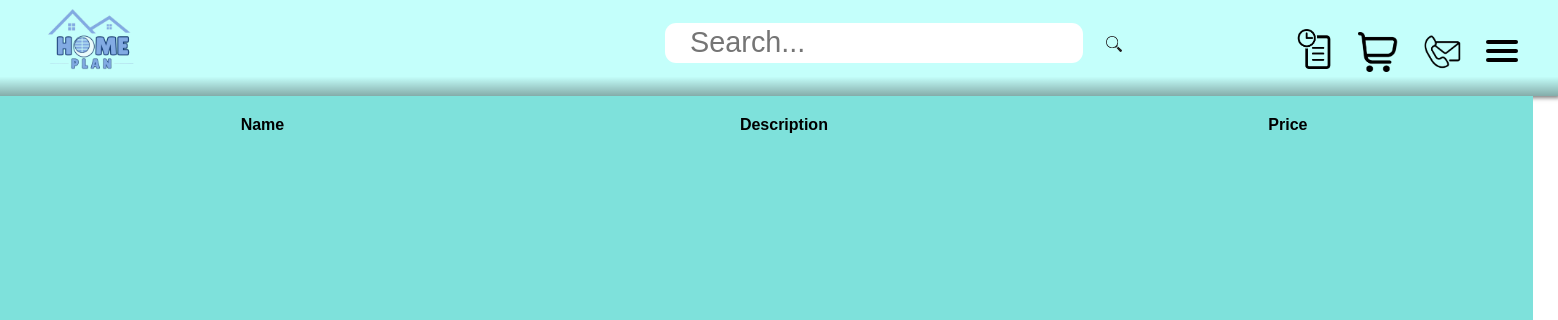
The page /Home.php on the database as committed earlier.
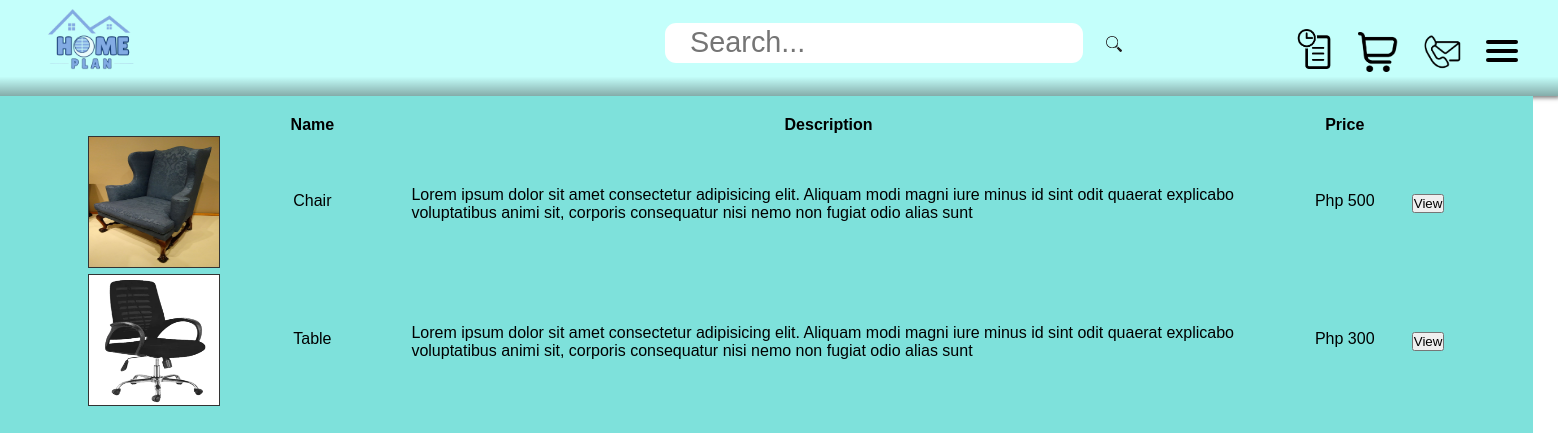
The same page on the database as committed later.
### tables this page shows
CREATE TABLE `product` (
  `ID` int(8) NOT NULL,
  `PROD_IMG` varchar(25) NOT NULL,
  `PROD_NAME` varchar(100) NOT NULL,
  `PROD_DESC` text NOT NULL,
  `PROD_PRICE` bigint(20) NOT NULL,
  `PROD_QUANTITY` int(11) NOT NULL
);

### Database.php (called while the page is built, shortened)
<?php
class db{
    function setconnection(){
        try{
            $this->connection=new PDO("mysql:host=localhost; dbname=cis2104_finalproject_db", "root", "");
        } catch(PDOException $e){
            echo "Error";
        }
    }
}
?>

### Data.php (called while the page is built, shortened)
<?php
include("Database.php");
class data extends db {
    function getSearchProd($userSearch){
        $q = "SELECT * FROM `product` WHERE `PROD_NAME` LIKE '%$userSearch%'";
        $USearch = $this->connection->query($q);
        return $USearch;
    }
}
?>

### Home.php (the view, shortened to what this page needs)
<?php
    include("Data.php");
    $userLoginID = $_SESSION["userid"] = $_GET["userlogid"];
?>
<!DOCTYPE html>
<html lang="en">
<head>
    <link rel="stylesheet" type="text/css" href="CSS_Files/Web_Style.css">
</head>
<body>
    <div class="display_head">
        <div class="logo">
            <?php
                $displays = "<a href='Home.php?userlogid=$userLoginID' class='logo-image'><img src='images/logo/logo.png' id='logo-image' ></a>";
                echo $displays;
            ?>
        </div>
        <div class="search-bar" >
            <form action="Home.php" method="GET" id="search-form">
                <input id="search" name="userSearch" class="search-text" type="text" placeholder="Search..." />
                <button id="search" class="search-button" type="submit"><img src="images/icons/search-icon.png" id="search-icon"></button>
            </form>
        </div>
        <div class="icons">
            <div class="record">
                <a href="Purchase-History.php?userid=<?php echo $userLoginID?>"><img src="images/icons/purchase_record-icon.png" class="user-icons" ></a>
            </div>
            <div class="chart">
                <a href="Chart.php?userid=<?php echo $userLoginID?>"><img src="images/icons/chart-icon.png" class="user-icons" ></a>
            </div>
            <div class="contact">
                <a href="ContactUs.php?userid=<?php echo $userLoginID?>"><img src="images/icons/contacts-icon.png" class="user-icons"></a>
            </div>
            <div>
                <nav role='navigation'>
                    <div id="menuToggle">
                        <span></span>
                        <span></span>
                        <span></span>
                    </div>
                </nav>
            </div>
        </div>
    </div>
    <?php
        $userSearch = "";
        $obj = new data;
        $obj->setconnection();
        $obj->getSearchProd($userSearch);
        $returnObj = $obj->getSearchProd($userSearch);
        $tableSearch = "<table class='prod-listDisplay'>
            <tr>
                <th></th>
                <th>Name</th>
                <th>Description</th>
                <th>Price</th>
                <th></th>
            </tr>";
            foreach($returnObj as $row){
                $tableSearch.="<tr>";
                $tableSearch.="<td class='td_img_lenght' ><img src='images/product_img/$row[1]'id='prod-imgSize'></td>";
                $tableSearch.="<td id='prod-name'>$row[2]</td>";
                $tableSearch.="<td id='prod-desc'>$row[3]</td>";
                $tableSearch.="<td id='prod-price'>Php $row[4]</td>";
                $tableSearch.="<td><a href='Product.php?prodid=$row[0]&userid=$userLoginID'><button type='button' class='btn btn-primary'>View</button></a></td>";
                $tableSearch.="</tr>";
            }
        $tableSearch.="</a></table>";
    ?>
    <div class="display_body">
        <div class="prod-display">
            <br>
            <?php
                echo $tableSearch;
            ?>
        </div>
    </div>
</body>
</html>

Rows that differ between the two databases and show on the page:
added product: PROD_IMG (picture), PROD_NAME "Chair", PROD_DESC "Lorem ipsum dolor sit amet consectetur adipisicing elit. Aliquam modi magni iure minus id sint odit quaerat explicabo voluptatibus animi sit, corporis consequatur nisi nemo non fugiat odio alias sunt", PROD_PRICE "500"
added product: PROD_IMG (picture), PROD_NAME "Table", PROD_DESC "Lorem ipsum dolor sit amet consectetur adipisicing elit. Aliquam modi magni iure minus id sint odit quaerat explicabo voluptatibus animi sit, corporis consequatur nisi nemo non fugiat odio alias sunt", PROD_PRICE "300"
